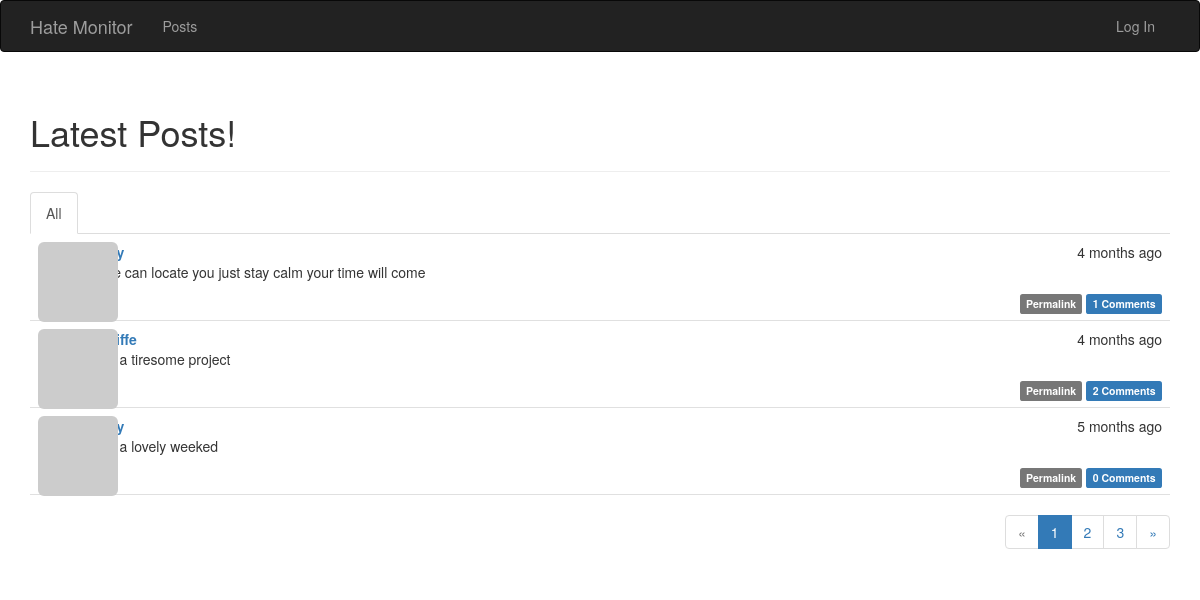
The page /posts on the database its author committed.
### app/models.py (models this page shows, shortened)
class Post(db.Model):
    __tablename__ = 'posts'
    id = db.Column(db.Integer, primary_key=True)
    body = db.Column(db.Text)
    body_html = db.Column(db.Text)
    timestamp = db.Column(db.DateTime, index=True, default=datetime.utcnow)
    author_id = db.Column(db.Integer, db.ForeignKey('users.id'))
    comments = db.relationship('Comment', backref='post', lazy='dynamic')

### app/main/views.py (the view)
@main.route('/posts', methods=['GET', 'POST'])
def index():
    form = PostForm()
    if current_user.can(Permission.WRITE) and form.validate_on_submit():
        post = Post(body=form.body.data,
                    author=current_user._get_current_object())
        db.session.add(post)
        db.session.commit()
        return redirect(url_for('.index'))
    page = request.args.get('page', 1, type=int)
    show_followed = False
    if current_user.is_authenticated:
        show_followed = bool(request.cookies.get('show_followed', ''))
    if show_followed:
        query = current_user.followed_posts
    else:
        query = Post.query
    pagination = query.order_by(Post.timestamp.desc()).paginate(
        page=page, per_page=current_app.config['FLASKY_POSTS_PER_PAGE'],
        error_out=False)
    posts = pagination.items
    return render_template('index.html', form=form, posts=posts,
                           show_followed=show_followed, pagination=pagination)

### app/auth/views.py (called while the page is built)
@auth.before_app_request
def before_request():
    if current_user.is_authenticated:
        current_user.ping()
        if not current_user.confirmed \
                and request.endpoint \
                and request.blueprint != 'auth' \
                and request.endpoint != 'static':
            return redirect(url_for('auth.unconfirmed'))

### app/main/__init__.py (called while the page is built)
@main.app_context_processor
def inject_permissions():
  return dict(Permission=Permission)

### app/models.py (called while the page is built)
    def gravatar(self, size=100, default='identicon', rating='g'):
        url = 'https://secure.gravatar.com/avatar'
        hash = self.avatar_hash or self.gravatar_hash()
        return '{url}/{hash}?s={size}&d={default}&r={rating}'.format(
            url=url, hash=hash, size=size, default=default, rating=rating)

    def can(self, permissions):
        return False

    def is_administrator(self):
        return False

### app/templates/index.html (shortened to what this page needs)
{% extends "base.html" %}
{% import "bootstrap/wtf.html" as wtf %}
{% import "_macros.html" as macros %}
{% block page_content %}
<div class="page-header">
    <h1>{% if current_user.is_authenticated %}Hello, {{ current_user.username }}{% else %} Latest Posts{% endif %}!</h1>
</div>
<div class="post-tabs">
    <ul class="nav nav-tabs">
        <li{% if not show_followed %} class="active"{% endif %}><a href="{{ url_for('.show_all') }}">All</a></li>
    </ul>
    {% include '_posts.html' %}
</div>
{% if pagination %}
<div class="pagination">
    {{ macros.pagination_widget(pagination, '.index') }}
</div>
{% endif %}
{% endblock %}

### app/templates/_posts.html (shortened to what this page needs)
<ul class="posts">
    {% for post in posts %}
    <li class="post">
        <div class="post-thumbnail">
            <a href="{{ url_for('.user', username=post.author.username) }}">
                <img class="img-rounded profile-thumbnail" src="{{ post.author.gravatar(size=40) }}">
            </a>
        </div>
        <div class="post-content">
            <div class="post-date">{{ moment(post.timestamp).fromNow() }}</div>
            <div class="post-author"><a href="{{ url_for('.user', username=post.author.username) }}">{{ post.author.username }}</a></div>
            <div class="post-body">
                {% if post.body_html %}
                    {{ post.body_html | safe }}
                {% else %}
                    {{ post.body }}
                {% endif %}
            </div>
            <div class="post-footer">
                <a href="{{ url_for('.post', id=post.id) }}">
                    <span class="label label-default">Permalink</span>
                </a>
                <a href="{{ url_for('.post', id=post.id) }}#comments">
                    <span class="label label-primary">
                        {{ post.comments.count() }} Comments
                    </span>
                </a>
            </div>
        </div>
    </li>
    {% endfor %}
</ul>

### app/static/styles.css (style rules this page uses)
.profile-thumbnail { position: absolute; }
div.post-tabs { margin-top: 16px; }
ul.posts { list-style-type: none; padding: 0px; margin: 16px 0px 0px 0px; border-top: 1px solid #e0e0e0; }
div.post-tabs ul.posts { margin: 0px; border-top: none; }
ul.posts li.post { padding: 8px; border-bottom: 1px solid #e0e0e0; }
div.post-date { float: right; }
div.post-author { font-weight: bold; }
div.post-thumbnail { position: absolute; }
div.post-content { margin-left: 48px; min-height: 48px; }
div.post-footer { text-align: right; }
div.pagination { width: 100%; text-align: right; padding: 0px; margin: 0px; }

### rows shown on the page
Post: timestamp "4 months ago", body_html "grace can locate you just stay calm your time will come", comments.count "1"
Post: timestamp "4 months ago", body_html "what a tiresome project", comments.count "2"
Post: timestamp "5 months ago", body_html "what a lovely weeked", comments.count "0"

### other values the page prints
{{ p }} "1"
{{ p }} "2" "3"
